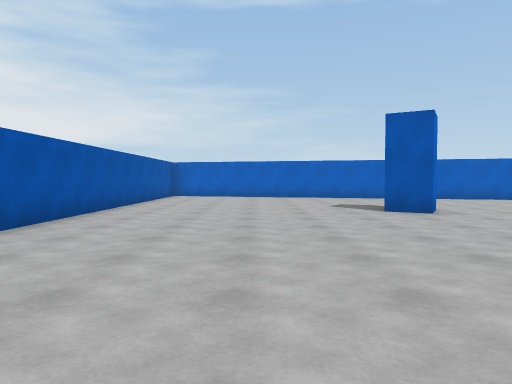
View 1 (above)

20 first-person views from a walk through a 3-D level made in the Unity game engine. The camera is 1.3 m above the floor, tilts 2° down and sees 70° across. The floor is counted in squares, 2 m on a side. Each view is taken from the middle of a square. On the plan, view 1 faces up. The plan holds only what a view shows up to about 11 squares ahead; the rest is blank. The place goes on beyond the plan. The player character is not drawn.

View 2
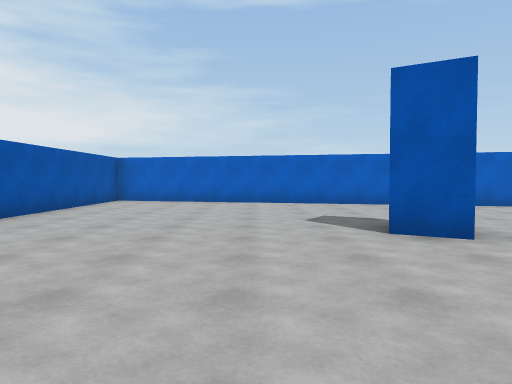

View 3
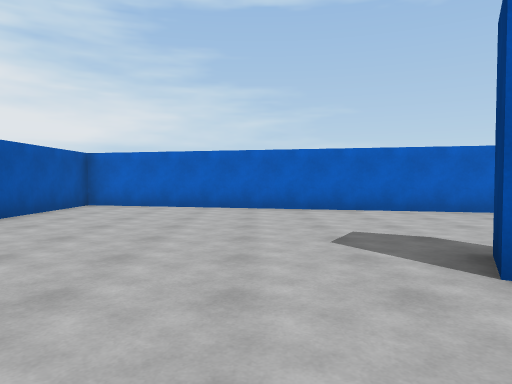

View 4
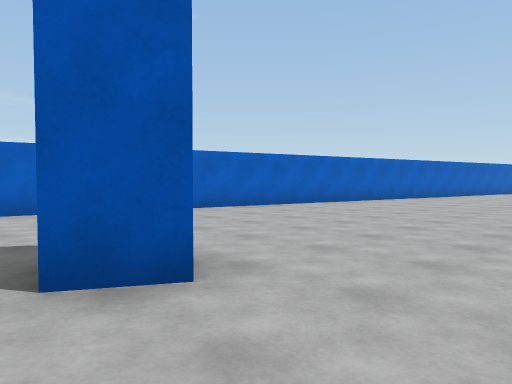

View 5
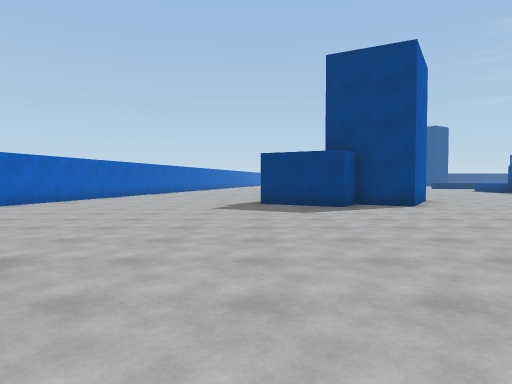

View 6
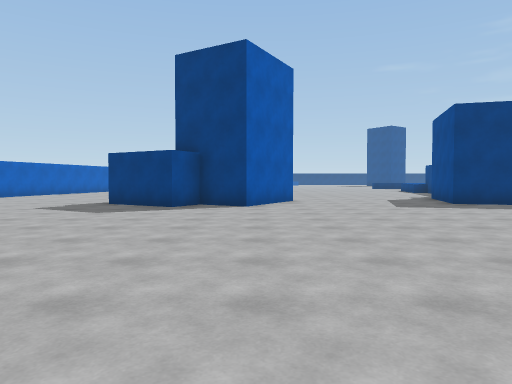

View 7
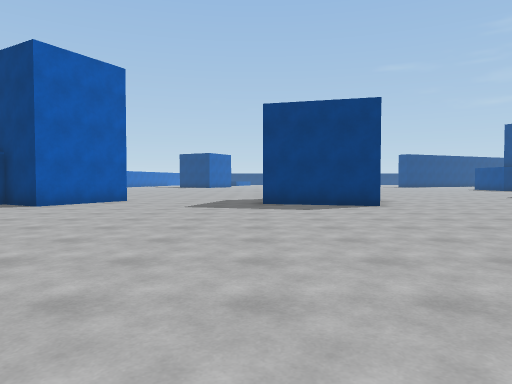

View 8
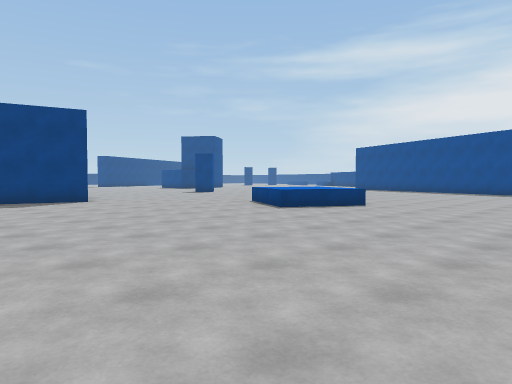

View 9
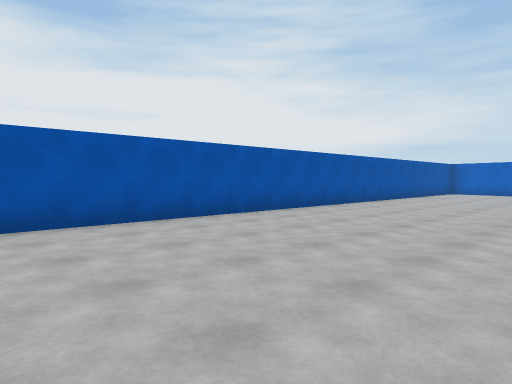

View 10
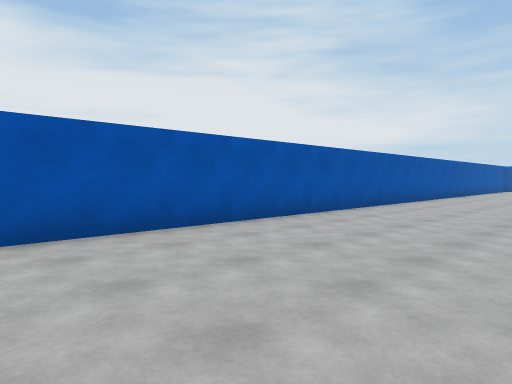

View 11
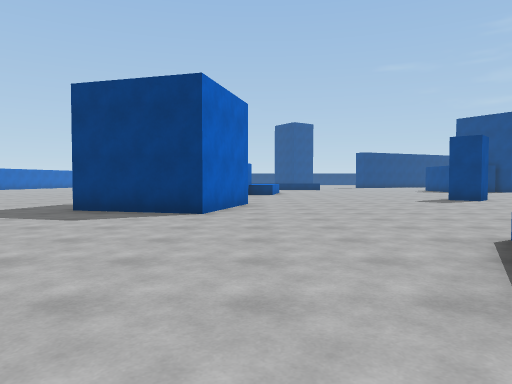

View 12
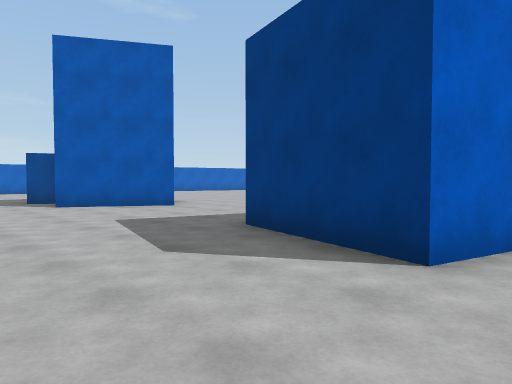

View 13
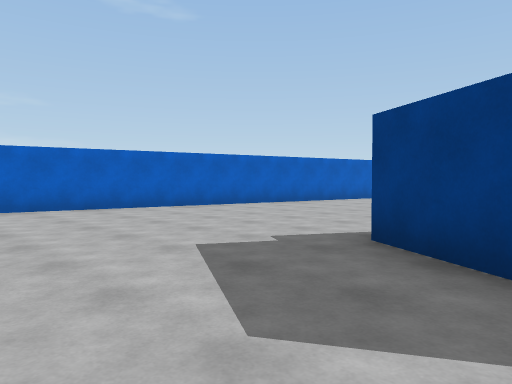

View 14
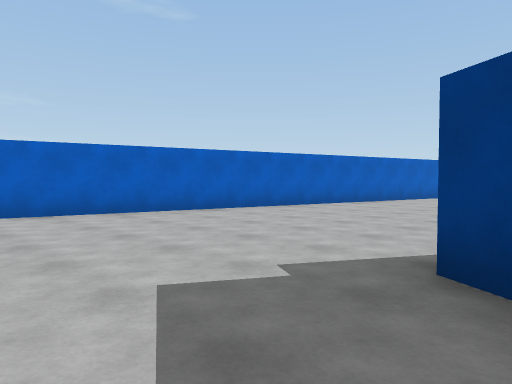

View 15
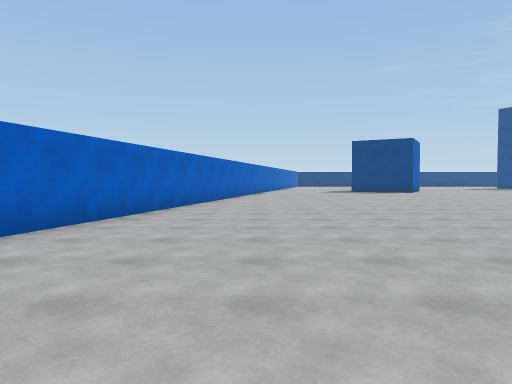

View 16
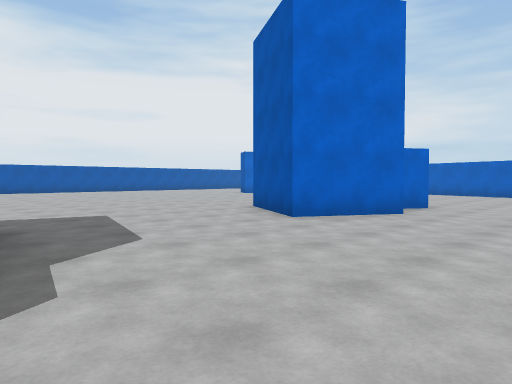

View 17
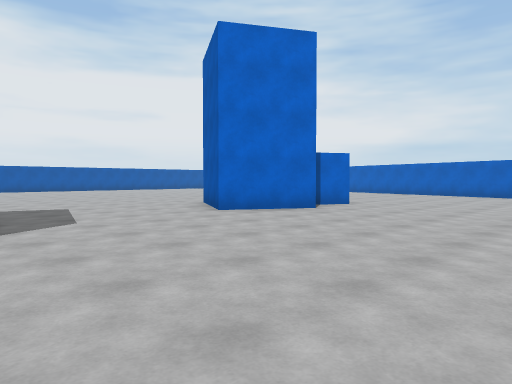

View 18
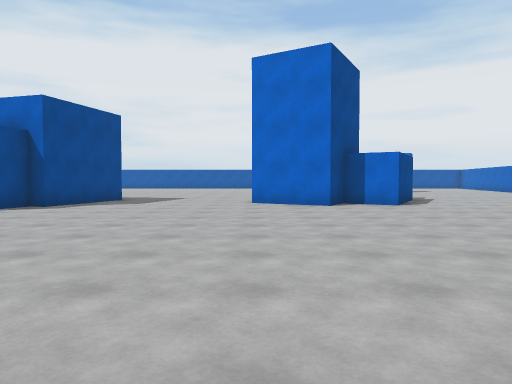

View 19
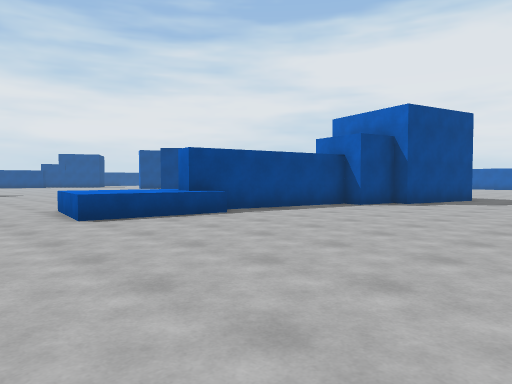

View 20
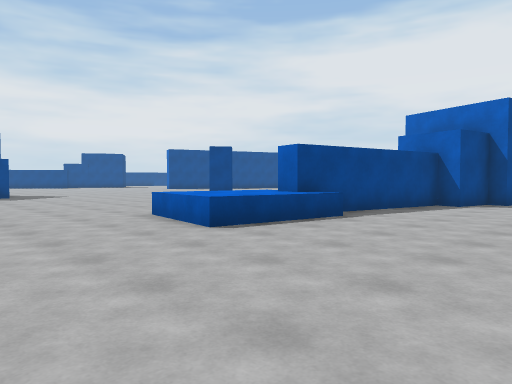

### Floor plan
Points are (right, up) in squares from view 1. A wall is a line through its corners. A room is listed if a view was taken in it or the views show most of it. See-through windows are left out.
Room 1 (views 1, 2, 3, 4, 5, 6, 7, 8, 9, 10, 11, 12, 13, 14, 15, 16, 17, 18, 19, 20)
walls: (12.6, -7.8) (9.8, -7) (10.6, -4.2) (13.4, -5) (13.3, -5.4) (14.6, -5.7) (14.4, -6.2) (18.7, -7.2) (18.6, -7.8); (11, 4.6) (12.9, 3.5) (12.2, 2.3) (13.1, 1.8) (12, -0.1) (9.7, 1.2) (10.4, 2.4) (9.5, 2.9) (10.6, 4.9); (22, 8.2) (-3.2, 14.1) (-3.2, -7.4)
low walls: (18.2, -6.5) (21, -6.9) (20.6, -9.2); (3.5, -11.3) (4.6, -9.4) (6.8, -10.7)
objects: blue block (3, 7) to (3, 8); blue block (14, -15) to (15, -14)

Where each view was taken, in squares from view 1:
view 1: 0 up, 0 right, facing up
view 2: 3 up, 1 right, facing up
view 3: 5 up, 1 right, facing up
view 4: 5 up, 2 right, facing up-right
view 5: 5 up, 1 right, facing right
view 6: 1 up, 1 right, facing right
view 7: 4 down, 1 right, facing right
view 8: 3 down, 1 left, facing down-right
view 9: 3 down, 2 right, facing up-left
view 10: 8 down, 1 right, facing up-left
view 11: 8 down, 3 right, facing right
view 12: 8 down, 7 right, facing up-right
view 13: 3 up, 7 right, facing up-right
view 14: 4 up, 8 right, facing up-right
view 15: 7 up, 11 right, facing right
view 16: 5 down, 16 right, facing up-left
view 17: 5 down, 18 right, facing up-left
view 18: 0 up, 22 right, facing left
view 19: 1 down, 23 right, facing down-left
view 20: 3 down, 24 right, facing down-left
